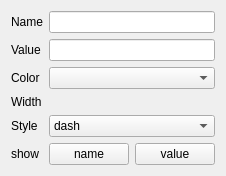
<?xml version="1.0" encoding="UTF-8"?>
<ui version="4.0">
 <class>EdgePropertiesWidget</class>
 <widget class="QWidget" name="EdgePropertiesWidget">
  <property name="geometry">
   <rect>
    <x>0</x>
    <y>0</y>
    <width>163</width>
    <height>146</height>
   </rect>
  </property>
  <property name="windowTitle">
   <string>Edge Properties</string>
  </property>
  <layout class="QGridLayout" name="gridLayout">
   <item row="2" column="0">
    <widget class="QLabel" name="label_2">
     <property name="text">
      <string>Value</string>
     </property>
    </widget>
   </item>
   <item row="3" column="0">
    <widget class="QLabel" name="label_3">
     <property name="text">
      <string>Color</string>
     </property>
    </widget>
   </item>
   <item row="4" column="0">
    <widget class="QLabel" name="label_4">
     <property name="text">
      <string>Width</string>
     </property>
    </widget>
   </item>
   <item row="4" column="2" colspan="2">
    <widget class="KDoubleNumInput" name="_width"/>
   </item>
   <item row="5" column="0">
    <widget class="QLabel" name="label_5">
     <property name="text">
      <string>Style</string>
     </property>
    </widget>
   </item>
   <item row="5" column="2" colspan="2">
    <widget class="KComboBox" name="_style">
     <item>
      <property name="text">
       <string>dash</string>
      </property>
     </item>
     <item>
      <property name="text">
       <string>dot</string>
      </property>
     </item>
     <item>
      <property name="text">
       <string>dash dot</string>
      </property>
     </item>
    </widget>
   </item>
   <item row="3" column="2" colspan="2">
    <widget class="KColorCombo" name="_color"/>
   </item>
   <item row="2" column="2" colspan="2">
    <widget class="KLineEdit" name="_value"/>
   </item>
   <item row="1" column="2" colspan="2">
    <widget class="KLineEdit" name="_name"/>
   </item>
   <item row="1" column="0">
    <widget class="QLabel" name="label">
     <property name="text">
      <string>Name</string>
     </property>
    </widget>
   </item>
   <item row="6" column="2">
    <widget class="KPushButton" name="_showName">
     <property name="text">
      <string>name</string>
     </property>
    </widget>
   </item>
   <item row="6" column="3">
    <widget class="KPushButton" name="_showValue">
     <property name="text">
      <string>value</string>
     </property>
    </widget>
   </item>
   <item row="6" column="0">
    <widget class="QLabel" name="label_6">
     <property name="text">
      <string>show</string>
     </property>
    </widget>
   </item>
  </layout>
 </widget>
 <customwidgets>
  <customwidget>
   <class>KDoubleNumInput</class>
   <extends>QWidget</extends>
   <header>knuminput.h</header>
  </customwidget>
  <customwidget>
   <class>KPushButton</class>
   <extends>QPushButton</extends>
   <header>kpushbutton.h</header>
  </customwidget>
  <customwidget>
   <class>KLineEdit</class>
   <extends>QLineEdit</extends>
   <header>klineedit.h</header>
  </customwidget>
  <customwidget>
   <class>KColorCombo</class>
   <extends>QComboBox</extends>
   <header>kcolorcombo.h</header>
  </customwidget>
  <customwidget>
   <class>KComboBox</class>
   <extends>QComboBox</extends>
   <header>kcombobox.h</header>
  </customwidget>
 </customwidgets>
 <resources/>
 <connections/>
</ui>
